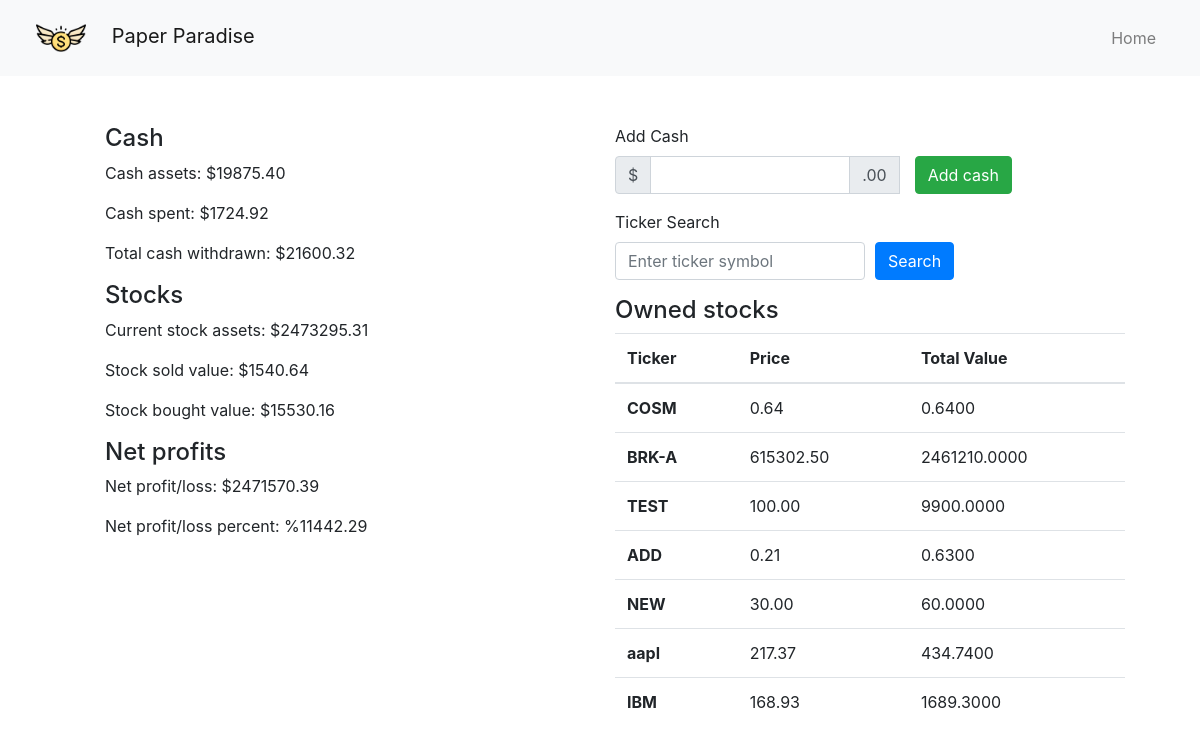
Page /investments/ (signed in) on the committed database.
### investments/models.py (models this page shows)
class CashAssets(models.Model):
    user = models.ForeignKey(User, on_delete=models.CASCADE)
    cash_amount = models.DecimalField(max_digits=99, decimal_places=2, default=0)
    total_cash_withdrawn = models.DecimalField(max_digits=99, decimal_places=2, default=0)

class StockAssets(models.Model):
    user = models.ForeignKey(User, on_delete=models.CASCADE)
    stock_value_amount = models.DecimalField(max_digits=999, decimal_places=2)
    stock_count = models.DecimalField(max_digits=99, decimal_places=2, default=0)
    ticker = models.CharField(max_length=10, default="----")

### investments/views.py (the view, shortened to what this page needs)
# urls.py: path("investments/", views.investments_view, name = "investments"),
def investments_view(request):
    cash_amount, total_spent, total_cash_withdrawn, stock_assets_value,stock_bought_value, stock_sold_value, net_profit_loss, net_percent = get_cash_stats(request.user)
    user = request.user
    stock_assets = StockAssets.objects.filter(user=user)
    investments_display_data = []
    for asset in stock_assets:
        total_value = asset.stock_value_amount * asset.stock_count
        investments_display_data.append({
            'ticker': asset.ticker,
            'price': asset.stock_value_amount,
            'total_value': total_value,
        })
    print("investments display data:", investments_display_data)
    context = {
        "cash_amount": cash_amount,
        "total_spent": total_spent,
        "total_cash_withdrawn": total_cash_withdrawn,
        "stock_assets_value": stock_assets_value,
        "stock_bought_value": stock_bought_value,
        "stock_sold_value": stock_sold_value,
        "net_profit_loss": net_profit_loss,
        "net_percent": net_percent,
        "investments_display_data": investments_display_data
        }
    return render(request, "investments.html", context)

### investments/templates/investments.html (shortened to what this page needs)
{% extends "base.html" %} {% block title %} Home {% endblock %}
{% block content %}
<div class="container mt-5">
    <div class="col">
        <div class="row">
            <div class="col">
                <div class="container">
                    <div class="col">
                        <div class="container">
                            <div class="row">
                                <h4>Cash</h4>
                            </div>
                        </div>
                        <p>Cash assets: ${{cash_amount}}</p>
                        <p>Cash spent: ${{total_spent}}</p>
                        <p>Total cash withdrawn: ${{total_cash_withdrawn}}</p>
                        <h4>Stocks</h4>
                        <p>Current stock assets: ${{stock_assets_value}}</p>
                        <p>Stock sold value: ${{stock_sold_value}}</p>
                        <p>Stock bought value: ${{stock_bought_value}}</p>
                        <h4>Net profits</h4>
                        <p>Net profit/loss: ${{net_profit_loss}}</p>
                        <p>Net profit/loss percent: %{{net_percent}}</p>
                    </div>
                </div>
            </div>
            <div class="col">
                <form method="post" action="{% url 'investments' %}">
                    <div class="form-group">
                        <label for="cash-insert">Add Cash</label>
                        <div class="input-group mb-3">
                            <div class="input-group-prepend">
                                <span class="input-group-text">$</span>
                            </div>
                            <input name="add_cash" type="text" class="form-control" maxlength="16">
                            <div class="input-group-append">
                                <span class="input-group-text">.00</span>
                            </div>
                            <div class="col">
                                <button type="submit" class="btn btn-success">Add cash</button>
                            </div>
                        </div>
                    </div>
                </form>
                <form method="post" action="{% url 'investments' %}">
                    <div class="form-group">
                        <label for="ticker">Ticker Search</label>
                        <div class="form-row">
                            <div class="col">
                                <input type="text" class="form-control" name="search_ticker"
                                    placeholder="Enter ticker symbol">
                            </div>
                            <div class="col">
                                <button type="submit" class="btn btn-primary">Search</button>
                            </div>
                        </div>
                    </div>
                </form>
                <h4>Owned stocks</h4>
                <table class="table">
                    <thead>
                        <tr>
                            <th scope="col">Ticker</th>
                            <th scope="col">Price</th>
                            <th scope="col">Total Value</th>
                        <tbody id="investments_display">
                        {% for investment in investments_display_data %}
                            <tr>
                                <th scope="row">{{investment.ticker}}</th>
                                <td>{{investment.price}}</td>
                                <td>{{investment.total_value}}</td>
                            </tr>
                        {% endfor %}
                        </tr>
                    </thead>
            </div>
        </div>
    </div>
</div>
{% endblock %}

### navbarapp/templates/base.html (shortened to what this page needs)
{% load static %}
<!DOCTYPE html>
<html lang="en">
  <head>
    <link rel="stylesheet" href="https://stackpath.bootstrapcdn.com/bootstrap/4.3.1/css/bootstrap.min.css" rel="stylesheet" />
  </head>
  <body>
    <nav class="navbar navbar-expand-lg navbar-light bg-light">
      <a class="navbar-brand" href="/login/"><img src="{% static 'logo.png' %}" alt="Logo" style="height: 50px; margin-right: 20px; margin-left: 20px;">
        Paper Paradise</a>
      <div class="collapse navbar-collapse" id="navbarNav" style="margin-right: 20px;">
        <ul class="navbar-nav ml-auto">
          <li class="nav-item {% if request.path == '/home/' %}active{% endif %} ml-3">
            <a class="nav-link" href="/home/">Home</a>
          </li>
        </ul>
      </div>
    </nav>
    <div class="container">{% block content %} {% endblock %}</div>
  </body>
</html>

### investments/templates/investments.html (style rules this page uses)
.input-group input { text-align: right; max-width: 200px; }

### rows in the picture
CashAssets: cash_amount "19875.40", total_cash_withdrawn "21600.32"
StockAssets: ticker "COSM", price "0.64"
StockAssets: ticker "BRK-A", price "615302.50"
StockAssets: ticker "TEST", price "100.00"
StockAssets: ticker "ADD", price "0.21"
StockAssets: ticker "NEW", price "30.00"
StockAssets: ticker "aapl", price "217.37"
StockAssets: ticker "IBM", price "168.93"

### other values in the picture
{{ total_spent }} "1724.92"
{{ stock_assets_value }} "2473295.31"
{{ stock_sold_value }} "1540.64"
{{ stock_bought_value }} "15530.16"
{{ net_profit_loss }} "2471570.39"
{{ net_percent }} "11442.29"
{{ investment.total_value }} "0.6400" "2461210.0000" "9900.0000" "0.6300" "60.0000" "434.7400" "1689.3000"
